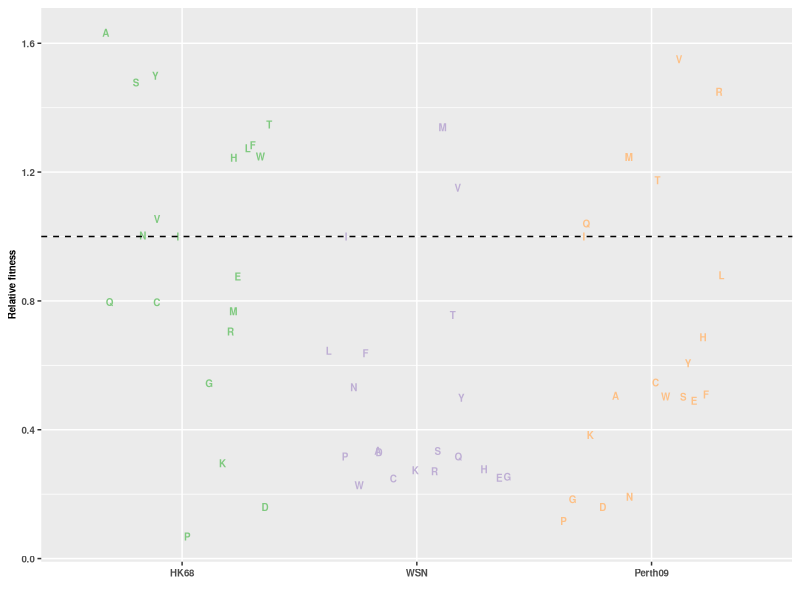

Write the R code that produced this figure.
#R code
library(ggplot2)
library(scales)
library(RColorBrewer)
library(readr)
library(tidyr)
library(reshape)
library(stringr)
library(dplyr)
library(ggrepel)
library(gridExtra)
library(data.table)
require(cowplot)

fits_table <- read_tsv('result/Fit_compare.tsv')
fits_table_resi45 <- fits_table %>%
                       filter(pos==45) %>%
                       select(aa, HK68_fit_no_antibody, WSN_fit_mock, Perth09_fit_mock) %>%
                       rename(WSN=WSN_fit_mock) %>%
                       rename(Perth09=Perth09_fit_mock) %>%
                       rename(HK68=HK68_fit_no_antibody) %>%
                       data.table() %>%
                       melt()
textsize <- 7
colorscale  <- c(brewer.pal(3,"Accent"))
p <-  ggplot(fits_table_resi45, aes(x=variable, y=value, label=aa, color=variable)) + 
        geom_text(fontface = "bold",position=position_jitter(width=0.4), size=2.5) +
        geom_hline(yintercept = 1, lty=2) +
        scale_color_manual(values=colorscale) +
        theme(plot.title=element_text(size=textsize,face="bold"),
              axis.title=element_text(size=textsize,face="bold"),
              axis.text=element_text(size=textsize,face="bold"),
              legend.title=element_blank(),
              legend.text=element_text(size=textsize,face="bold"),
              legend.position='none') +
        ylab("Relative fitness") +
        xlab("")
ggsave('graph/resi45_fit.png',p,height=1.5,width=4.5)
